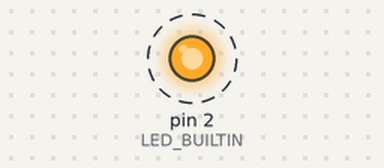
A sketch run on a simulated Arduino Uno, built with avr-gcc and run on an emulated ATmega328P. Parts: output pins drawn as LEDs (lit = HIGH). Dashed ring = blinking.

Above: at 0.05 s.
Timing chart, 0 to 3.0 s (numbered marks = the images above):
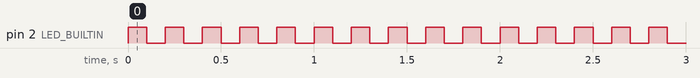

Measured:
- by itself, pin 2 (LED_BUILTIN): alternates HIGH for 0.10 s and LOW for 0.10 s

The sketch:

Blink.ino
```cpp
#define LED_BUILTIN 2

// s'execute au démarrage
void setup()
{
    pinMode(LED_BUILTIN, OUTPUT);
}

// s'execute en bouble
void loop()
{
    digitalWrite(LED_BUILTIN, HIGH);
    delay(FrequencyToMS(5));
    digitalWrite(LED_BUILTIN, LOW);
    delay(FrequencyToMS(5));
}

// converti une fréquence en ms afin que le programme
int FrequencyToMS(int hz)
{
    return (1000 / hz) / 2;
}
```
